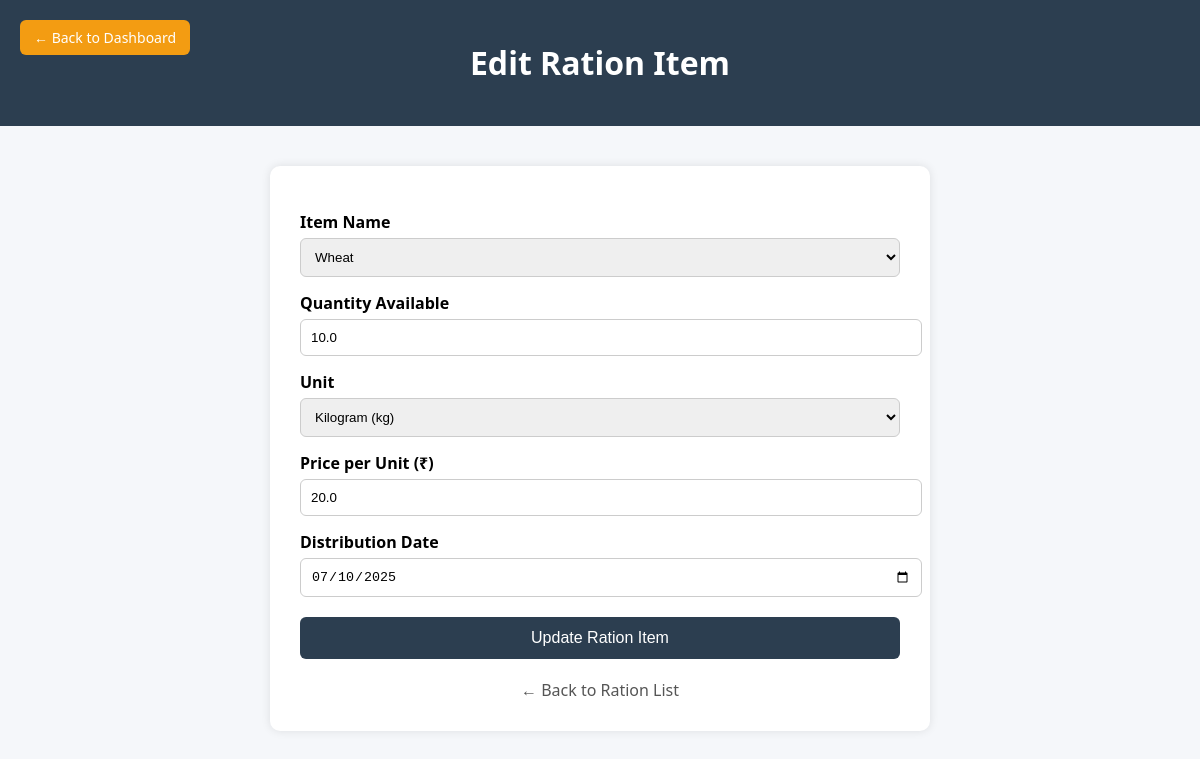
The app's page /edit_ration/1, older data.
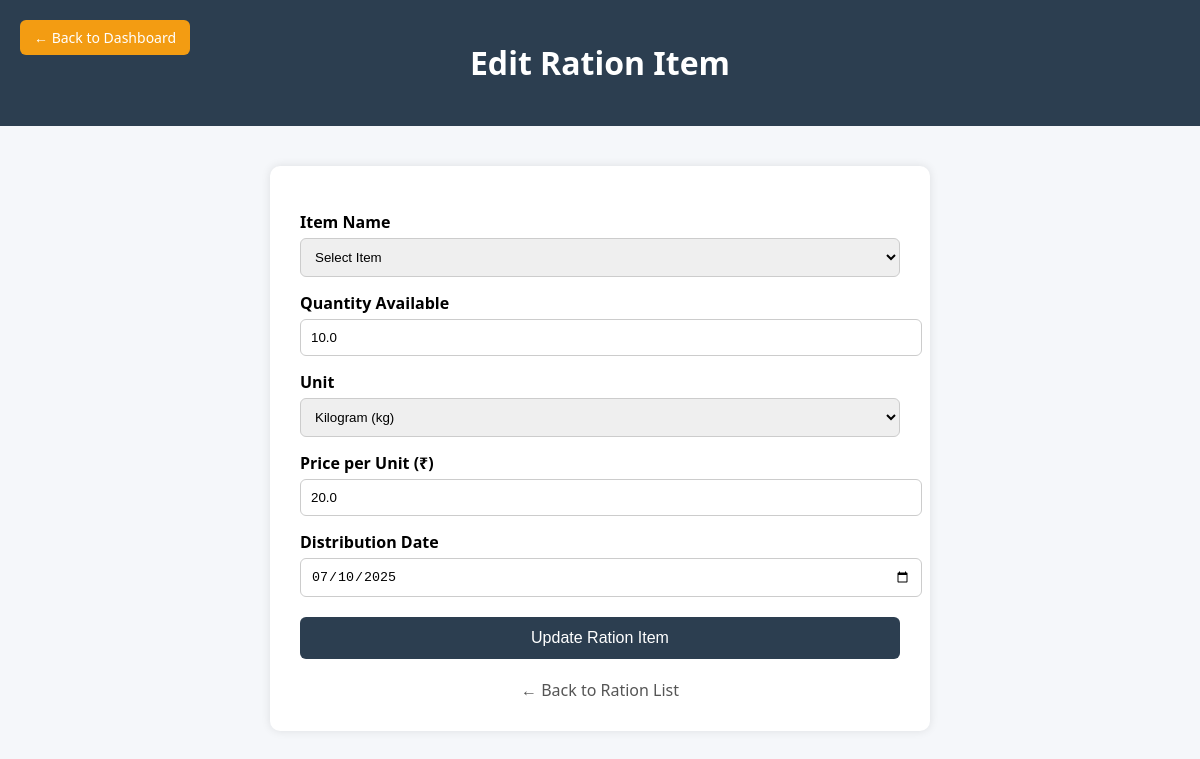
The same page, newer data.
### app.py (models this page shows)
class RationItem(db.Model):
    id = db.Column(db.Integer, primary_key=True)
    item_name = db.Column(db.String(100))
    quantity_available = db.Column(db.Float)
    unit = db.Column(db.String(20))
    price_per_unit = db.Column(db.Float)
    distribution_date = db.Column(db.Date)

### app.py (the view, shortened to what this page needs)
@app.route('/edit_ration/<int:id>', methods=['GET', 'POST'])
def edit_ration(id):
    item = RationItem.query.get_or_404(id)
    return render_template('edit_ration.html', item=item)

### app.py (called while the page is built, shortened)
@app.before_request
def initialize():
    db.create_all()
    db.session.commit()

### templates/edit_ration.html (shortened to what this page needs)
<!DOCTYPE html>
<html lang="en">
<head>
</head>
<body>
<header>
  <a href="{{ url_for('dashboard_page') }}" class="back-dashboard">← Back to Dashboard</a>
  <h1>Edit Ration Item</h1>
</header>
<div class="container">
  <form method="POST" onsubmit="return validateForm()">
    <label for="item_name">Item Name</label>
    <select id="item_name" name="item_name" required>
      <option value="">Select Item</option>
      <option value="wheat" {% if item.item_name=='wheat' %}selected{% endif %}>Wheat</option>
    </select>
    <label for="quantity">Quantity Available</label>
    <input type="number" id="quantity" name="quantity" value="{{ item.quantity_available }}" step="0.01" required />
    <label for="unit">Unit</label>
    <select id="unit" name="unit" required>
      <option value="kg" {% if item.unit=='kg' %}selected{% endif %}>Kilogram (kg)</option>
    </select>
    <label for="price_per_unit">Price per Unit (₹)</label>
    <input type="number" id="price_per_unit" name="price_per_unit" value="{{ item.price_per_unit }}" step="0.01" required />
    <label for="distribution_date">Distribution Date</label>
    <input type="date" id="distribution_date" name="distribution_date" value="{{ item.distribution_date.strftime('%Y-%m-%d') }}" required />
    <button type="submit">Update Ration Item</button>
  </form>
  <a href="{{ url_for('view_ration') }}" class="back">← Back to Ration List</a>
</div>
</body>
</html>

Row changes from the older to the newer data that the page shows:
changed RationItem "Kilogram (kg)": item_name "Wheat" → (not shown)
Text that changed along with them:
form field item_name: (not shown) → "Select Item"
